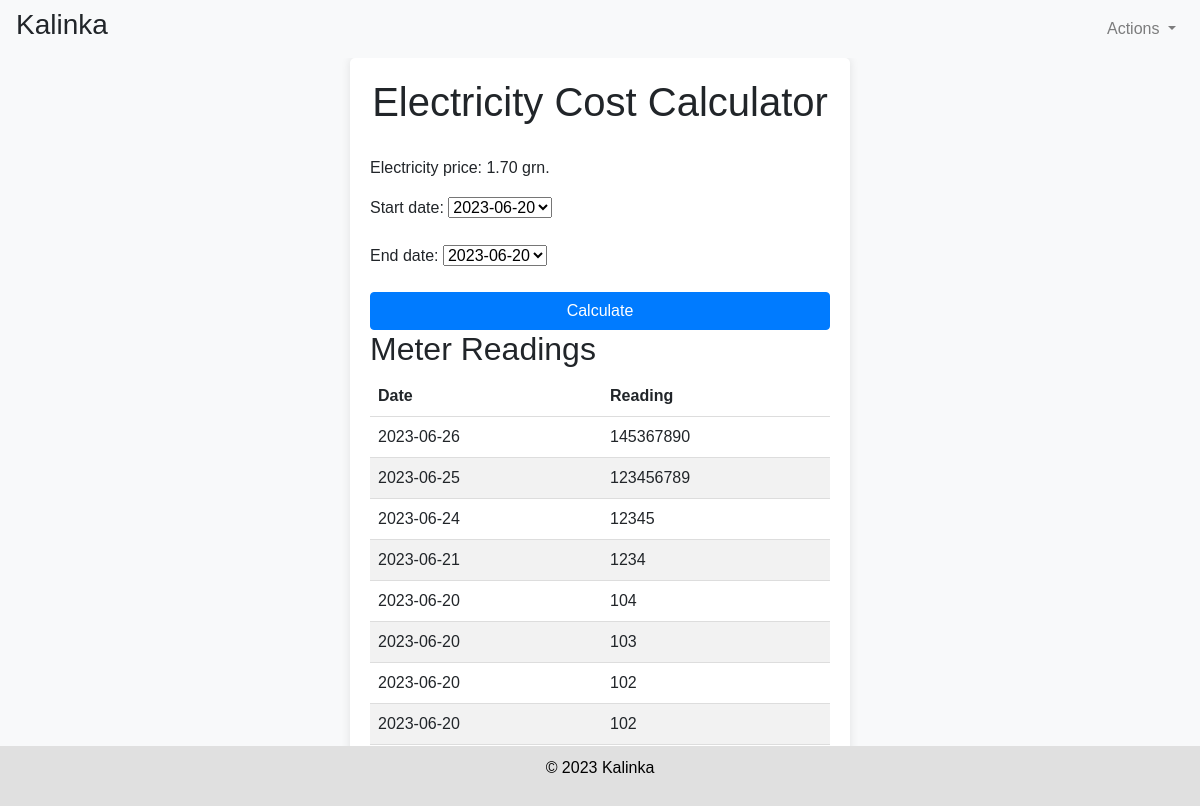
/electricity_coast/ (signed in), run on an earlier commit of the app's database.
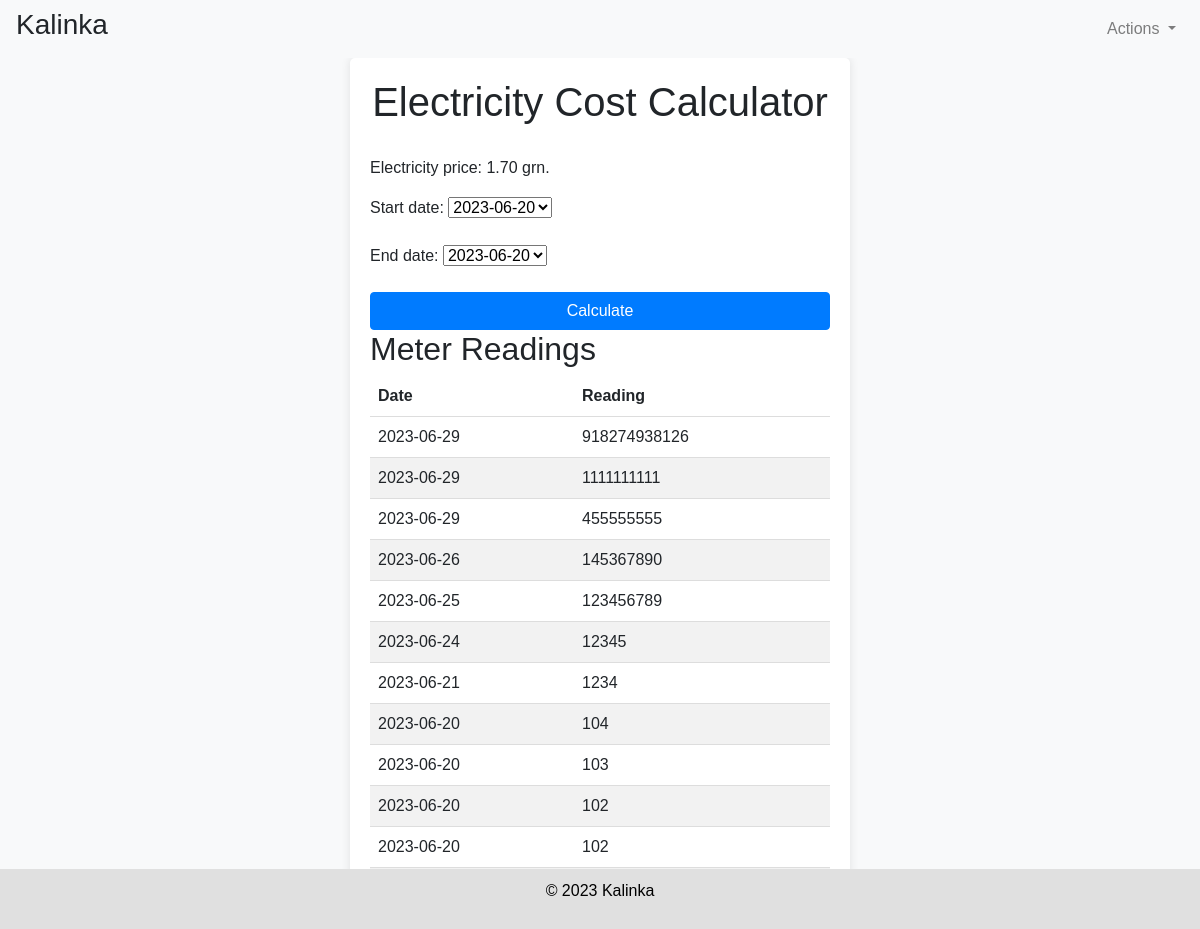
And on a later commit of the database.
### vebschet/models.py (models this page shows, shortened)
class MeterReading(models.Model):
    objects = None
    user = models.ForeignKey(User, on_delete=models.CASCADE)
    reading = models.PositiveIntegerField()
    date = models.DateTimeField(auto_now_add=True)
    counter = models.ForeignKey('vebschet.UserProfile', null=True, blank=True, on_delete=models.SET_NULL)
    howireceive = models.CharField(max_length=255, null=True, blank=True)

### vebschet/views.py (the view)
# urls.py: path('electricity_coast/', vebschet_views.electricity_coast_view, name='electricity_coast'),
@login_required
def electricity_coast_view(request):
    electricity_price = get_object_or_404(ElectricityPrice, id=1)
    total_coast = None
    consumption = None
    meter_readings = MeterReading.objects.filter(user=request.user).order_by('-date')
    if request.method == 'POST':
        form = ElectricityCoastCalculatorForm(request.POST, user=request.user)
        if form.is_valid():
            start_date = form.cleaned_data.get('start_date')
            end_date = form.cleaned_data.get('end_date')
            start_reading = MeterReading.objects.filter(user=request.user, date__date=start_date).first()
            end_reading = MeterReading.objects.filter(user=request.user, date__date=end_date).first()
            if start_reading and end_reading:
                consumption = start_reading.reading - end_reading.reading
                total_coast = consumption * electricity_price.price
    else:
        form = ElectricityCoastCalculatorForm(user=request.user)
    return render(request, 'vebschet/electricity_coast.html', {
        'electricity_price': electricity_price,
        'form': form,
        'total_coast': total_coast,
        'consumption': consumption,
        'meter_readings': meter_readings
    })

### vebschet/forms.py (shortened to what this page needs)
class ElectricityCoastCalculatorForm(forms.Form):
    start_date = forms.ChoiceField()
    end_date = forms.ChoiceField()
    def __init__(self, *args, **kwargs):
        user = kwargs.pop('user')
        super(ElectricityCoastCalculatorForm, self).__init__(*args, **kwargs)
        date_choices = MeterReading.objects.filter(user=user).values_list('date', flat=True)
        date_choices = [(date.strftime('%Y-%m-%d'), date.strftime('%Y-%m-%d')) for date in date_choices]
        self.fields['start_date'].choices = date_choices
        self.fields['end_date'].choices = date_choices
        self.user = user

### vebschet/templates/vebschet/electricity_coast.html (shortened to what this page needs)
{% extends 'base_generic.html' %}
{% block content %}
    <div class="custom-container">
        <h1>Electricity Cost Calculator</h1>
        <p>Electricity price: {{ electricity_price.price }} grn.</p>
        <form method="POST">
            {{ form.as_p }}
            <button type="submit" class="btn btn-primary">Calculate</button>
        </form>
        {% if meter_readings %}
    <h2>Meter Readings</h2>
    <table>
        <thead>
            <tr>
                <th>Date</th>
                <th>Reading</th>
            </tr>
        </thead>
        <tbody>
            {% for reading in meter_readings %}
                <tr>
                    <td>{{ reading.date|date:"Y-m-d" }}</td>
                    <td>{{ reading.reading }}</td>
                </tr>
            {% endfor %}
        </tbody>
    </table>
{% endif %}
    </div>
{% endblock content %}

What changed in the data, as far as the page shows it:
added MeterReading: date "2023-06-29", reading "918274938126"
added MeterReading: date "2023-06-29", reading "1111111111"
added MeterReading: date "2023-06-29", reading "455555555"
